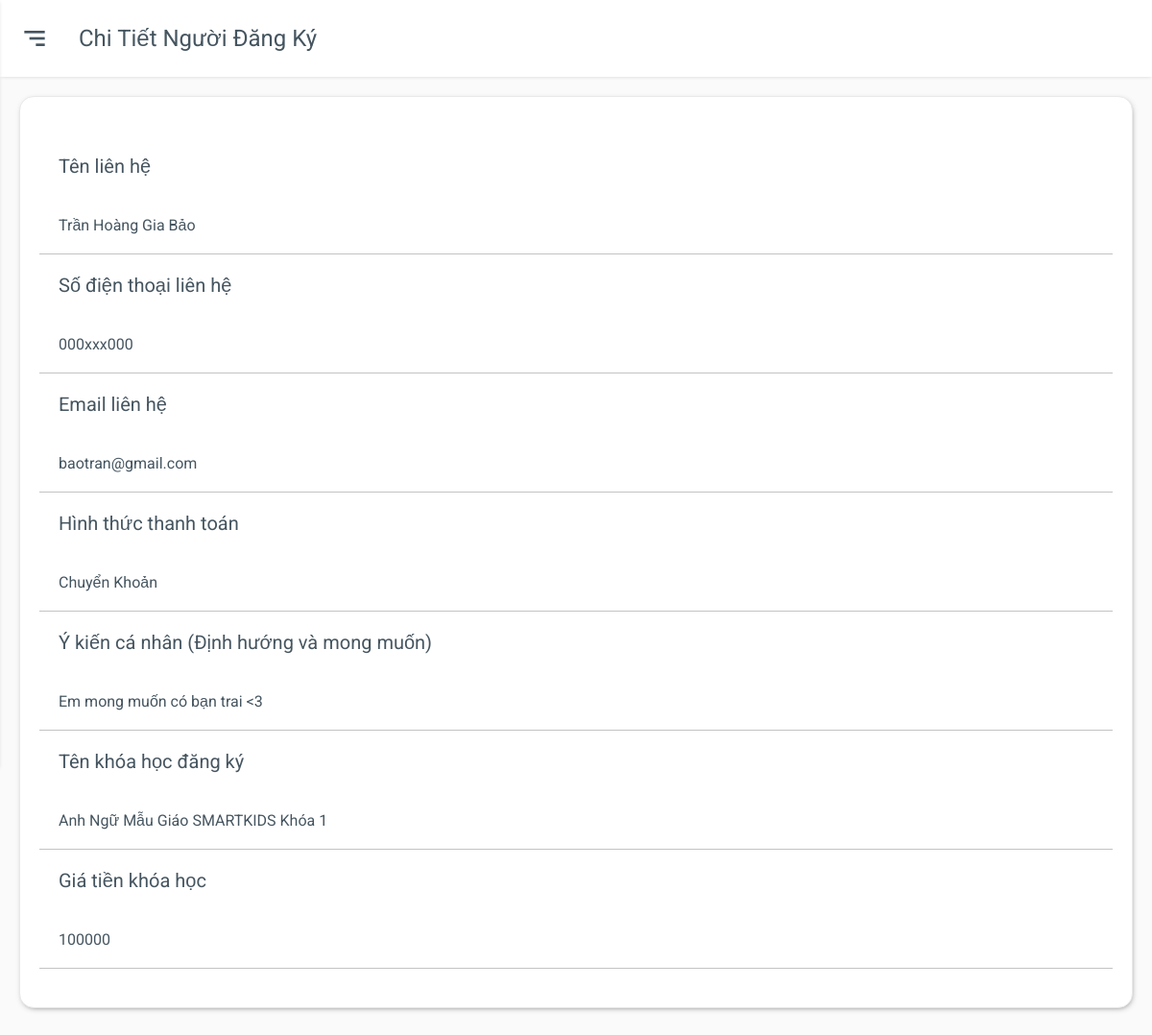
The app's page /admin/registerdetails.php?Id=1 (signed in) with its own data.
### tables this page shows
CREATE TABLE `tbl_register` (
  `registerId` int(11) NOT NULL,
  `registerName` varchar(255) NOT NULL,
  `registerEmail` varchar(255) NOT NULL,
  `registerPhone` varchar(255) NOT NULL,
  `registerPayment` bit(1) NOT NULL,
  `registerDesire` varchar(255) NOT NULL,
  `registerStatus` bit(1) NOT NULL,
  `classId` int(11) UNSIGNED NOT NULL
);

CREATE TABLE `tbl_class` (
  `classId` int(11) UNSIGNED NOT NULL,
  `className` varchar(255) NOT NULL,
  `coursesId` int(11) NOT NULL,
  `classDesc` text NOT NULL,
  `classTime` date DEFAULT NULL,
  `classLesson` int(11) NOT NULL,
  `classLearnTime` text NOT NULL,
  `classAddress` text NOT NULL,
  `classPrice` varchar(255) NOT NULL,
  `classTeacher` varchar(255) NOT NULL,
  `classMentor` varchar(255) NOT NULL,
  `classTeacherAvatar` varchar(255) NOT NULL,
  `classMentorAvatar` varchar(255) NOT NULL,
  `classTeacherIntro` text NOT NULL,
  `classMentorIntro` text NOT NULL,
  `classTeacherDesc` varchar(255) NOT NULL,
  `classMentorDesc` varchar(255) NOT NULL,
  `classStatus` int(1) NOT NULL
);

### lib/database.php (called while the page is built, shortened)
<?php
Class Database{
   public $host   = DB_HOST;
   public $user   = DB_USER;
   public $pass   = DB_PASS;
   public $dbname = DB_NAME;
   public $link;
private function connectDB(){
   $this->link = new mysqli($this->host, $this->user, $this->pass,$this->dbname);
  mysqli_set_charset($this->link,"utf8");
 }
public function select($query){
  $result = $this->link->query($query) or
   die($this->link->error.__LINE__);
  if($result->num_rows > 0){
    return $result;
  } else {
    return false;
  }
 }
}
?>

### classes/register.php (called while the page is built, shortened)
<?php
    $filepath = realpath(dirname(__FILE__));
    include_once ($filepath.'/../lib/database.php');
?>
<?php
 class register
 {
    private $db;
    public function __construct()
    {
        $this->db = new Database();
    }
    public function show_details($Id){
        $query = "SELECT tbl_register.*,tbl_class.className,tbl_class.classPrice
        FROM tbl_register INNER JOIN tbl_class ON tbl_class.classId = tbl_register.classId WHERE registerId = '$Id'" ;
        $result = $this->db->select($query);
        return $result;
    }
}
?>

### admin/registerdetails.php (the view, shortened to what this page needs)
<?php
    $title = "Chi tiết người đăng ký";
    include './inc/sidebar.php';
    include '../classes/register.php';
?>
<?php
    $register = new register();
    if(!isset($_GET['Id']) || $_GET['Id'] == NULL) {
        echo '1';
    } else {
        $Id = $_GET['Id'];
    }
?>
<div class="main">
    <div class="main-header">
        <div class="mobile-toggle" id="mobile-toggle">
            <i class='bx bx-menu-alt-right'></i>
        </div>
        <div class="main-title">
            <?php
            echo $title;
            ?>
        </div>
    </div>
    <div class="main-content">
        <div class="row">
            <div class="col-12">
                <div class="box">
                    <div class="box-body overflow-scroll">
                        <?php
                            $show_details = $register->show_details($Id);
                            if(isset($show_details))
                            {
                                while($result = $show_details->fetch_assoc()){
                                ?>
                        <div class="box-item">
                            <p>Tên liên hệ</p>
                            <p><?php echo $result['registerName']?></p>
                        </div>
                        <div class="box-item">
                            <p>Số điện thoại liên hệ</p>
                            <a
                                href="tel:+<?php echo $result['registerPhone']; ?>"><?php echo $result['registerPhone']; ?></a>
                        </div>
                        <div class="box-item">
                            <p>Email liên hệ</p>
                            <a
                                href="mailto:<?php echo $result['registerEmail']?>"><?php echo $result['registerEmail']?></a>
                        </div>
                        <div class="box-item">
                            <p>Hình thức thanh toán</p>
                            <p> <?php
                                if($result['registerPayment'] == 0)
                            {
                                echo 'Chuyển Khoản';
                            }
                            else{
                                echo 'Tiền Mặt';
                            }
                            ?></p>
                        </div>
                        <div class="box-item">
                            <p>Ý kiến cá nhân (Định hướng và mong muốn)</p>
                            <p><?php echo $result['registerDesire']?></p>
                        </div>
                        <div class="box-item">
                            <p>Tên khóa học đăng ký</p>
                            <p><?php echo $result['className']?></p>
                        </div>
                        <div class="box-item">
                            <p>Giá tiền khóa học</p>
                            <p><?php echo $result['classPrice']?></p>
                        </div>
                        <?php
                                }
                            }
                            ?>
                    </div>
                </div>
            </div>
        </div>
    </div>
</div>
<?php
    include './inc/footer.php';
?>

### admin/css/grid.css (style rules this page uses)
.row { display: flex; flex-wrap: wrap; margin: 0 -15px; }
[class*="col-"] { padding: 0 15px; margin-bottom: 20px; }
.col-12 { width: 100%; }

### admin/css/app.css (style rules this page uses)
:root { --body-bg: #fafafb; --box-bg: #ffffff; --main-color: #0652dd; --text-color: #455560; --text-second-color: #72849ab3; --border-color: #e9e9e9; --menu-item-active-bg: rgba(62, 121, 247, 0.1); --black: #000; --box-border-radius: 15px; --sidebar-size: 260px; --sidebar-logo-img-size: 45px; --sidebar-logo-size: 80px; --profile-image-size: 45px; --main-header-height: 80px; --shadow: 0 1px 4px -1px rgb(0 0 0 / 15%); --darkmode-toggle-size: 20px; --while: #fff; }
* { padding: 0; margin: 0; box-sizing: border-box; }
body { font-family: "Roboto", sans-serif; background-color: var(--body-bg); color: var(--text-color); position: relative; }
a { text-decoration: none; color: unset; display: inline-block; }
.main { padding-left: var(--sidebar-size); }
.main-header { height: var(--main-header-height); display: flex; align-items: center; padding: 20px; background-color: var(--box-bg); box-shadow: var(--shadow); }
.mobile-toggle { display: none; }
.main-title { text-transform: capitalize; font-size: 1.5rem; }
.main-content { padding: 20px; }
.box { background-color: var(--box-bg); padding: 20px; border: 0.5px solid var(--border-color); border-radius: var(--box-border-radius); margin-bottom: 20px; box-shadow: 1px 2px 7px -4px #333; }
.box-item, .box-item-header { border-bottom: 1px solid rgba(51, 51, 51, 0.295); }
.box-item p, .box-item a { padding: 20px; word-break: break-all; }
.box-item P:first-child { font-size: 20px; }
.box-item { position: relative; }
.box-item::before { content: ""; width: 100%; height: 0; right: 0; background: transparent; top: 0; left: 0; position: absolute; }
.box-body { padding: 20px 0; width: 100%; display: block; }
.overflow-scroll { overflow-y: auto; }
@media only screen and (max-width: 1280px) { .main { padding-left: 0; } }
@media only screen and (max-width: 1280px) { .mobile-toggle, .sidebar-close { display: grid; place-items: center; font-size: 2rem; margin-right: 30px; cursor: pointer; } }

### records on screen
tbl_register: registerName "Trần Hoàng Gia Bảo", registerPhone "000xxx000", registerEmail "baotran@gmail.com", registerPayment "Chuyển Khoản", registerDesire "Em mong muốn có bạn trai <3", classId.className "Anh Ngữ Mẫu Giáo SMARTKIDS Khóa 1", classId.classPrice "100000"

### other values on screen
$title "Chi Tiết Người Đăng Ký"
